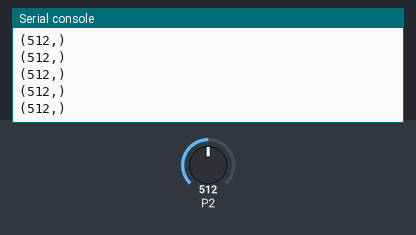
Bench run of a program on a simulated BBC micro:bit running MicroPython. Shown: the last lines printed to the serial console. Inputs (shaded band) come from the test bench; at power-on: P2 = 512 (analog values on the 0–1023 scale).

Above: at 1.2 s.
1.3 s: P2 set to 716
At 1.32 s:
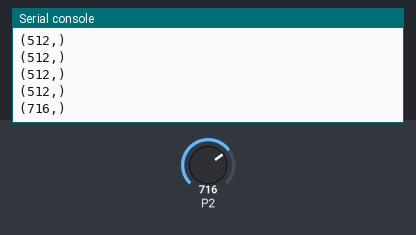
2.8 s: P2 set to 900
At 2.83 s:
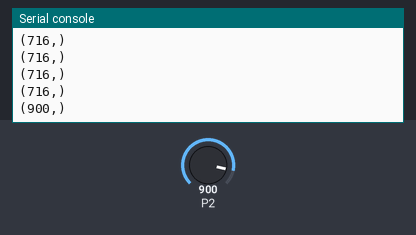
Timing chart, 0 to 5.8 s (numbered marks = the images above; inputs shaded):
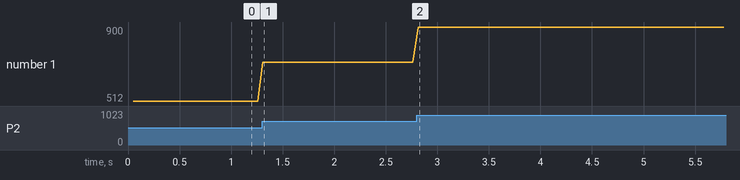

The program:

moisture_sensor.py
```python
# Using a moisture sensor
from microbit import *
import time

while True:
    # Read analog value, attached to pin2
    # moisture sensor: ~520 value max (submerged) to 1 min
    # water sensor: ~700 value max (submerged)to 1 min
    time.sleep(0.05)
    reading = pin2.read_analog()
    print((reading,))
```

Measured:
- after the input at 1.3 s, the serial console: prints a new line at once (image 1)
- after the input at 2.8 s, the serial console: prints a new line at once (image 2)
- plotted number 1: 512 → 716 after the input at 1.3 s, 716 → 900 after the input at 2.8 s
